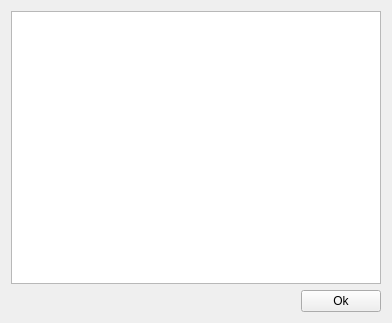
<?xml version="1.0" encoding="UTF-8"?>
<ui version="4.0">
 <class>MainWindow</class>
 <widget class="QWidget" name="MainWindow">
  <property name="geometry">
   <rect>
    <x>0</x>
    <y>0</y>
    <width>392</width>
    <height>323</height>
   </rect>
  </property>
  <property name="windowTitle">
   <string>MainWindow</string>
  </property>
  <layout class="QVBoxLayout" name="verticalLayout">
   <item>
    <widget class="QTableView" name="m_tableView">
     <property name="selectionBehavior">
      <enum>QAbstractItemView::SelectItems</enum>
     </property>
    </widget>
   </item>
   <item>
    <layout class="QHBoxLayout" name="horizontalLayout">
     <item>
      <spacer name="horizontalSpacer">
       <property name="orientation">
        <enum>Qt::Horizontal</enum>
       </property>
       <property name="sizeHint" stdset="0">
        <size>
         <width>40</width>
         <height>20</height>
        </size>
       </property>
      </spacer>
     </item>
     <item>
      <widget class="QPushButton" name="m_pushButton">
       <property name="text">
        <string>Ok</string>
       </property>
      </widget>
     </item>
    </layout>
   </item>
  </layout>
 </widget>
 <layoutdefault spacing="6" margin="11"/>
 <resources/>
 <connections/>
</ui>
